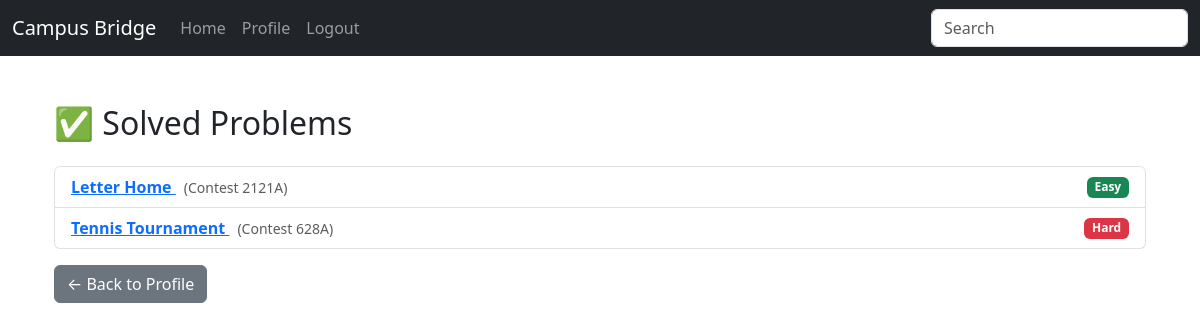
/solved/ (signed in), run on the app's committed database.
### practice/models.py (models this page shows, shortened)
class PracticeQuestions(models.Model):
    DIFFICULTY_CHOISES = [
        ('E', 'Easy'),
        ('M', 'Medium'),
        ('H','Hard'),
    ]
    title = models.CharField(max_length=500)
    question_text = models.TextField()
    difficulty = models.CharField(max_length=20, choices=DIFFICULTY_CHOISES)
    solution = models.TextField(blank=True)
    tags = models.ManyToManyField(ProblemTag)
    contest_id = models.IntegerField()
    index = models.CharField(max_length=10)
    question_number = models.IntegerField(unique=True)

### users/views.py (the view)
# urls.py: path('solved/', views.solved_problems_view, name='solved_problems'),
@login_required
def solved_problems_view(request):
    solved_qs = SolvedProblem.objects.filter(user=request.user).select_related('problem')
    solved_problems = [entry.problem for entry in solved_qs]
    return render(request, 'users/solved_problems.html', {
        'solved_problems': solved_problems
    })

### users/templates/users/solved_problems.html
{% extends 'academics/base.html' %}
{% block body %}
<div class="container mt-5">
    <h2 class="mb-4">✅ Solved Problems</h2>
    {% if solved_problems %}
        <ul class="list-group">
            {% for prob in solved_problems %}
                <li class="list-group-item d-flex justify-content-between align-items-center">
                    <div>
                        <a href="{% url 'problem_detail_solved' prob.id %}" class="fw-bold">
                            {{ prob.title }}
                        </a>
                        <small class="text-muted ms-2">
                            (Contest {{ prob.contest_id }}{{ prob.index }})
                        </small>
                    </div>
                    <span class="badge
                        {% if prob.difficulty == 'E' %}bg-success
                        {% elif prob.difficulty == 'M' %}bg-warning text-dark
                        {% else %}bg-danger
                        {% endif %}">
                        {% if prob.difficulty == 'E' %}Easy
                        {% elif prob.difficulty == 'M' %}Medium
                        {% else %}Hard
                        {% endif %}
                    </span>
                </li>
            {% endfor %}
        </ul>
    {% else %}
        <div class="alert alert-info text-center" role="alert">
            You haven’t solved any problems yet. Go try some!
        </div>
    {% endif %}
    <a href="{% url 'profile' %}" class="btn btn-secondary mt-3">← Back to Profile</a>
</div>
{% endblock %}

### data on the page
PracticeQuestions: title "Letter Home", contest_id "2121", index "A", difficulty "Easy"
PracticeQuestions: title "Tennis Tournament", contest_id "628", index "A", difficulty "Hard"
